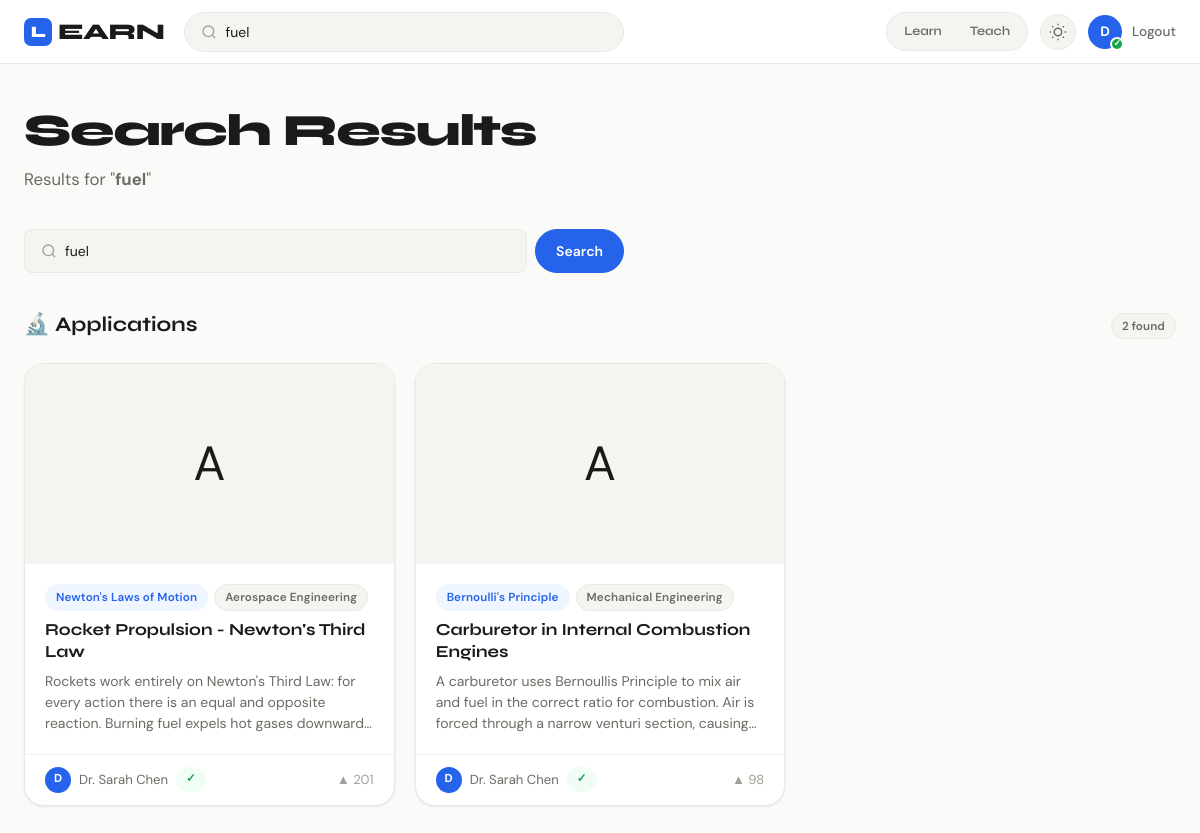
The page /search?q=fuel (signed in) on the database its author committed.
### models.py (models this page shows, shortened)
class User(UserMixin, db.Model):
    __tablename__ = 'users'
    id = db.Column(db.Integer, primary_key=True)
    name = db.Column(db.String(100), nullable=False)
    email = db.Column(db.String(150), unique=True, nullable=False)
    password_hash = db.Column(db.String(256), nullable=False)
    role = db.Column(db.String(20), default='user')  # 'user', 'admin'
    reputation = db.Column(db.Integer, default=0)
    is_verified = db.Column(db.Boolean, default=False)
    mode = db.Column(db.String(10), default=None)  # 'learn' or 'teach'
    created_at = db.Column(db.DateTime, default=datetime.utcnow)
    applications = db.relationship('Application', backref='author', lazy=True)
    comments = db.relationship('Comment', backref='author', lazy=True)
    votes = db.relationship('Vote', backref='voter', lazy=True)
    reports = db.relationship('Report', backref='reporter', lazy=True)

class Application(db.Model):
    __tablename__ = 'applications'
    id = db.Column(db.Integer, primary_key=True)
    topic_id = db.Column(db.Integer, db.ForeignKey('topics.id'), nullable=False)
    user_id = db.Column(db.Integer, db.ForeignKey('users.id'), nullable=False)
    title = db.Column(db.String(200), nullable=False)
    description = db.Column(db.Text, nullable=False)
    application_domain = db.Column(db.String(100))
    image_path = db.Column(db.String(300))
    video_url = db.Column(db.String(500))
    tags = db.Column(db.String(300))
    reference = db.Column(db.String(500))
    vote_count = db.Column(db.Integer, default=0)
    created_at = db.Column(db.DateTime, default=datetime.utcnow)
    is_approved = db.Column(db.Boolean, default=True)
    difficulty_level = db.Column(db.String(20), nullable=False, default='Fundamental')
    comments = db.relationship('Comment', backref='application', lazy=True, cascade='all, delete-orphan')
    votes = db.relationship('Vote', backref='application', lazy=True, cascade='all, delete-orphan')
    reports = db.relationship('Report', backref='application', lazy=True, cascade='all, delete-orphan')

class Domain(db.Model):
    __tablename__ = 'domains'
    id = db.Column(db.Integer, primary_key=True)
    name = db.Column(db.String(100), unique=True, nullable=False)
    icon = db.Column(db.String(50), default='🔬')
    description = db.Column(db.String(300))
    topics = db.relationship('Topic', backref='domain', lazy=True)

class Topic(db.Model):
    __tablename__ = 'topics'
    id = db.Column(db.Integer, primary_key=True)
    name = db.Column(db.String(150), nullable=False)
    domain_id = db.Column(db.Integer, db.ForeignKey('domains.id'), nullable=False)
    explanation = db.Column(db.Text)
    applications = db.relationship('Application', backref='topic', lazy=True)

### routes/main_routes.py (the view)
@main_bp.route('/search')
@login_required
def search():
    q = request.args.get('q', '').strip()
    if not q:
        return render_template('search.html', results=[], query='')
    topics = Topic.query.filter(Topic.name.ilike(f'%{q}%')).all()
    apps = Application.query.filter(
        or_(
            Application.title.ilike(f'%{q}%'),
            Application.description.ilike(f'%{q}%'),
            Application.tags.ilike(f'%{q}%'),
        ),
        Application.is_approved == True
    ).order_by(Application.vote_count.desc()).all()
    return render_template('search.html', topics=topics, applications=apps, query=q)

### templates/search.html (shortened to what this page needs)
{% extends "base.html" %}
{% block content %}
<div class="container-wide" style="padding-top:40px;padding-bottom:60px;">
  <div class="page-header" style="padding-top:0;">
    <h1 class="page-title">Search Results</h1>
    {% if query %}
    <p class="page-subtitle">Results for "<strong>{{ query }}</strong>"</p>
    {% endif %}
  </div>
  <form action="{{ url_for('main.search') }}" method="get" style="margin-bottom:40px;" autocomplete="off">
    <div style="display:flex;gap:8px;max-width:600px;">
      <div class="search-wrap" style="flex:1;border-radius:var(--radius-sm);">
        <svg width="16" height="16" viewBox="0 0 24 24" fill="none" stroke="currentColor" stroke-width="2"><circle cx="11" cy="11" r="8"/><path d="m21 21-4.35-4.35"/></svg>
        <input type="text" name="q" value="{{ query }}" placeholder="Search concepts, applications…" style="padding:12px 0;" autofocus>
      </div>
      <button type="submit" class="btn btn-primary">Search</button>
    </div>
  </form>
  {% if query %}
  {% if applications %}
  <div>
    <div class="section-header">
      <h2 class="section-title">🔬 Applications</h2>
      <span class="tag">{{ applications | length }} found</span>
    </div>
    <div class="grid-3">
      {% for app in applications %}
      <a href="{{ url_for('app_routes.application_detail', app_id=app.id) }}" class="card fade-up" style="display:block;text-decoration:none;animation-delay:{{ loop.index0 * 0.05 }}s;">
        <div class="card-img">
          {% if app.image_path and not app.image_path.endswith('.svg') %}
            <img src="{{ url_for('static', filename='uploads/' + app.image_path) }}" alt="{{ app.title }}" loading="lazy">
          {% else %}
            <span>{{ app.topic.domain.icon }}</span>
          {% endif %}
        </div>
        <div class="card-body">
          <div style="display:flex;gap:6px;flex-wrap:wrap;margin-bottom:8px;">
            <span class="tag tag-accent">{{ app.topic.name }}</span>
            {% if app.application_domain %}<span class="tag">{{ app.application_domain }}</span>{% endif %}
          </div>
          <h3 class="card-title">{{ app.title }}</h3>
          <p class="card-desc">{{ app.description }}</p>
        </div>
        <div class="card-footer">
          <div class="author-line">
            <div class="author-avatar">{{ app.author.name[0] }}</div>
            {{ app.author.name }}
            {% if app.author.is_verified %}<span class="badge badge-verified">✓</span>{% endif %}
          </div>
          <span style="font-size:0.82rem;color:var(--text-muted);">▲ {{ app.vote_count }}</span>
        </div>
      </a>
      {% endfor %}
    </div>
  </div>
  {% endif %}
  {% else %}
  <div class="empty-state">
    <div class="empty-state-icon">🔍</div>
    <h3>Start searching</h3>
    <p>Try searching for concepts like "Bernoulli's Principle" or "Binary Search".</p>
  </div>
  {% endif %}
</div>
{% endblock %}

### templates/base.html (shortened to what this page needs)
<!DOCTYPE html>
<html lang="en" data-theme="light">
<head>
  <link rel="stylesheet" href="{{ url_for('static', filename='css/main.css') }}">
</head>
<body>
{% if current_user.is_authenticated %}
<nav class="navbar">
  <div class="nav-inner">
    <a href="{{ url_for('main.domains') }}" class="nav-logo">
      <span class="logo-mark">L</span>EARN
    </a>
    <div class="nav-center">
      <form action="{{ url_for('main.search') }}" method="get" class="nav-search-form" autocomplete="off">
        <div class="search-wrap">
          <svg width="16" height="16" viewBox="0 0 24 24" fill="none" stroke="currentColor" stroke-width="2"><circle cx="11" cy="11" r="8"/><path d="m21 21-4.35-4.35"/></svg>
          <input type="text" name="q" placeholder="Search concepts, applications…" id="globalSearch" value="{{ request.args.get('q', '') }}">
        </div>
      </form>
    </div>
    <div class="nav-right">
      <div class="mode-pill">
        <a href="{{ url_for('main.switch_mode', mode='learn') }}" class="mode-btn {% if current_user.mode == 'learn' %}active{% endif %}">Learn</a>
        <a href="{{ url_for('main.switch_mode', mode='teach') }}" class="mode-btn {% if current_user.mode == 'teach' %}active{% endif %}">Teach</a>
      </div>
      <button class="theme-toggle" id="themeToggle" title="Toggle dark mode">
      </button>
      <div class="nav-user">
        <a href="{{ url_for('main.dashboard') }}" class="user-avatar" title="{{ current_user.name }}">
          {{ current_user.name[0].upper() }}
          {% if current_user.is_verified %}<span class="verified-dot">✓</span>{% endif %}
        </a>
        <a href="{{ url_for('auth.logout') }}" class="nav-link">Logout</a>
      </div>
    </div>
  </div>
</nav>
{% endif %}
<main class="main-content">
  {% block content %}{% endblock %}
</main>
</body>
</html>

### rows shown on the page
User: name "D"
Application: topic.domain.icon "A", topic.name "Newton's Laws of Motion", application_domain "Aerospace Engineering", title "Rocket Propulsion - Newton's Third Law", description "Rockets work entirely on Newton's Third Law: for every action there is an equal and opposite reaction. Burning fuel expels hot gases…", author "D", author.name "Dr. Sarah Chen", vote_count "201"
Application: topic.domain.icon "A", topic.name "Bernoulli's Principle", application_domain "Mechanical Engineering", title "Carburetor in Internal Combustion Engines", description "A carburetor uses Bernoullis Principle to mix air and fuel in the correct ratio for combustion. Air is forced through a narrow venturi section,…", author "D", author.name "Dr. Sarah Chen", vote_count "98"

### other values the page prints
{{ query }} "fuel"
{{ applications | length }} "2"
